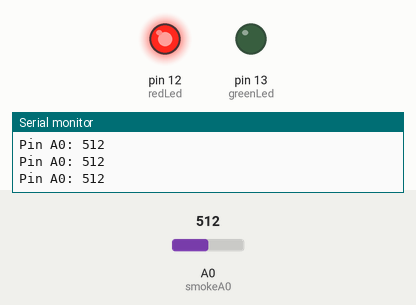
Recording of a sketch running on a simulated Arduino Uno, built with avr-gcc and run on an emulated ATmega328P. On the bench: output pins drawn as LEDs (lit = HIGH), the last lines printed to the serial monitor. Inputs (shaded band) come from the test bench; at power-on: A0 (smokeA0) = 512.

Above: at 1.2 s.
1.3 s: A0 (smokeA0) set to 209
2.8 s: A0 (smokeA0) set to 185
At 3.2 s:
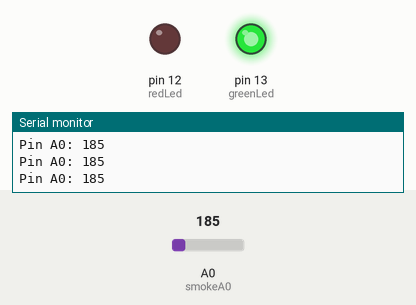
4.3 s: A0 (smokeA0) set to 210
At 5.5 s:
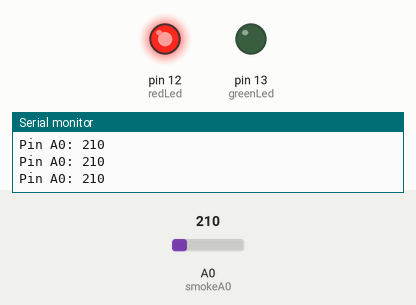
5.8 s: A0 (smokeA0) set to 190
At 7.0 s:
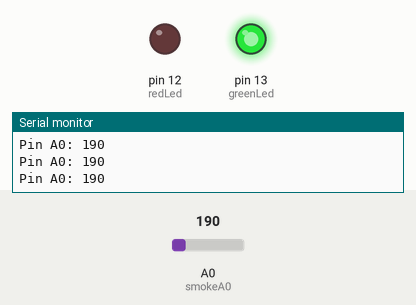
Timing chart, 0 to 8.3 s (numbered marks = the images above; inputs shaded):
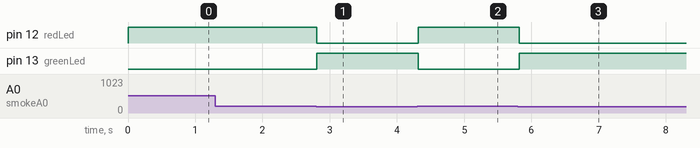

Measured:
- the behaviour switches between 201 and 200 on A0 (smokeA0) (found by bisection; images 0 and 1)
- after the input at 2.8 s, pin 12 (redLed): HIGH → LOW at once; pin 13 (greenLed): LOW → HIGH at once
- after the input at 4.3 s, pin 12 (redLed): LOW → HIGH at once; pin 13 (greenLed): HIGH → LOW at once
- after the input at 5.8 s, pin 12 (redLed): HIGH → LOW at once; pin 13 (greenLed): LOW → HIGH at once

The sketch:

Fire_detection_with_buzzer_on_Arduino.ino
```cpp
int redLed = 12;
int greenLed = 13;
int smokeA0 = A0;
int sensorThres = 200;

void setup() {
  pinMode(redLed, OUTPUT);
  pinMode(greenLed, OUTPUT);
  pinMode(smokeA0, INPUT);
  Serial.begin(9600);
}

void loop() {
  int analogSensor = analogRead(smokeA0);

  Serial.print("Pin A0: ");
  Serial.println(analogSensor);
  // Checks if it has reached the threshold value
  if (analogSensor > sensorThres)
  {
    digitalWrite(redLed, HIGH);
    digitalWrite(greenLed, LOW);
  }
  else
  {
    digitalWrite(redLed, LOW);
    digitalWrite(greenLed, HIGH);
  }
  delay(100);
}
```
